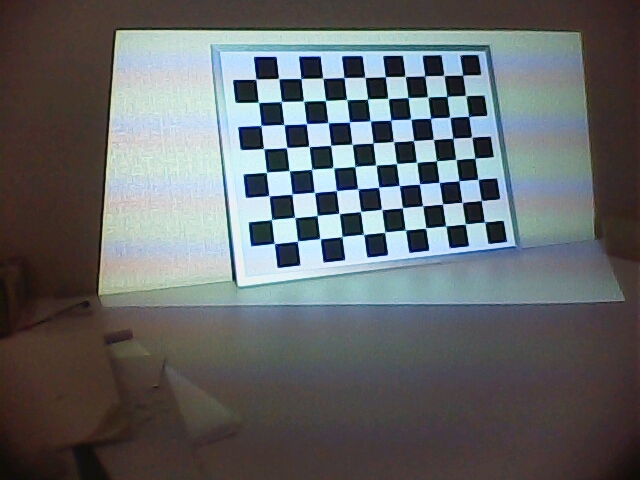
#> input picture projector/calibimgs/1692083950309.jpg, 640 x 480 px; its folder holds only this picture in this run
$ python camera_calib2.py
#> lines starting #> are read from the running program, lines starting #| are printed output that depends on the picture; after the words box and inside, x2 and y2 are one past the last pixel; in counts of white or black regions, pixels touching at a corner belong together; long printed decimals are rounded
import numpy as np
import cv2
import glob

# 指定包含图像文件的文件夹路径
image_folder = "./calibimgs"

# 使用glob获取文件夹中所有图像文件的路径
images = glob.glob(image_folder + "/*.jpg")  # 根据实际情况修改文件扩展名
# 设置棋盘格的行列数
rows = 8
cols = 11

# 棋盘格每个格子的尺寸（单位：mm）
square_size = 30.0

# 存储棋盘格的角点坐标
obj_points = []
img_points = []

# 准备棋盘格角点的理论坐标
objp = np.zeros((rows * cols, 3), np.float32)
objp[:, :2] = np.mgrid[0:cols, 0:rows].T.reshape(-1, 2) * square_size

for image_name in images:
    img = cv2.imread(image_name)
#> img is the input picture: shape (480, 640, 3); mean B, G, R 105.3, 103.2, 99.6
    gray = cv2.cvtColor(img, cv2.COLOR_BGR2GRAY)
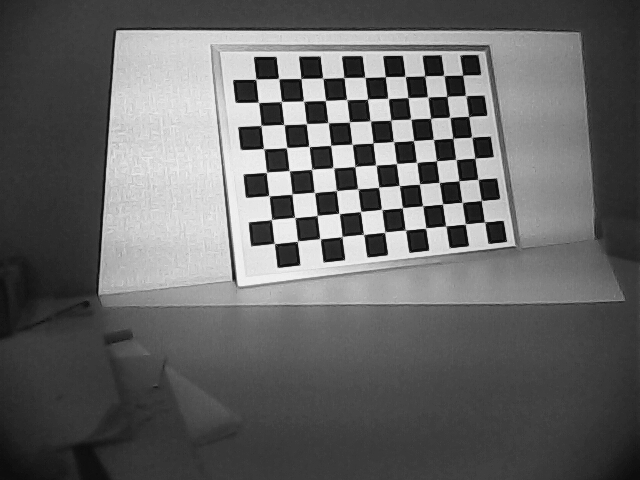
#> gray: shape (480, 640); min 7, max 245, mean 102.4

    # 查找棋盘格角点
    ret, corners = cv2.findChessboardCorners(gray, (cols, rows), None)
#> ret = True; corners = 88 rows, first 8: [484.7, 221.9], [465.4, 224], [445.6, 226], [425.3, 228.3], [405.7, 230.1], [384.6, 232.2], [363.5, 234.5], [342.1, 236.6]

    if ret:
        obj_points.append(objp)
        img_points.append(corners)

        # 在图像上绘制角点
        cv2.drawChessboardCorners(img, (cols, rows), corners, ret)
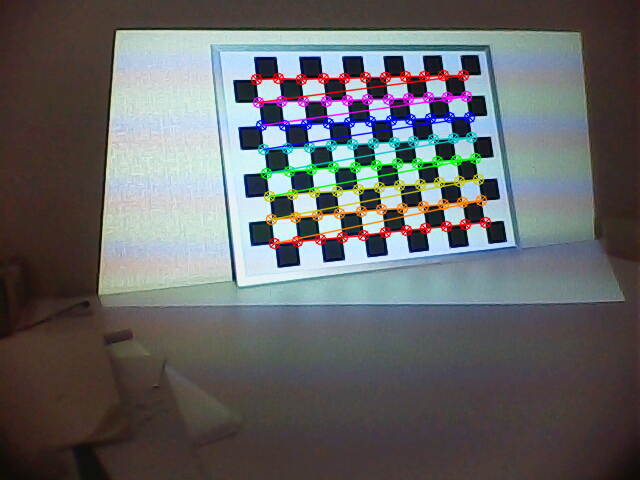
#> img: shape (480, 640, 3); 5.08% of pixels changed, all inside (x1, y1, x2, y2) = (250, 69, 492, 250)
        cv2.imshow('Chessboard Corners', img)
        cv2.waitKey(0)  # 显示图像一段时间，单位ms

cv2.destroyAllWindows()

# 相机标定
ret, mtx, dist, rvecs, tvecs = cv2.calibrateCamera(obj_points, img_points, gray.shape[::-1], None, None)
#> ret = 0.298; mtx = [[401.3, 0, 276], [0, 403.2, 226.7], [0, 0, 1]]; dist = [[0.098, -0.0632, 0.000753, -0.0056, -0.0656]]; rvecs = ([-0.321, 0.142, 3.02],); tvecs = ([289.5, -6.6, 563.7],)

print("相机矩阵:")
print(mtx)
#| [[401.301    0.         276.047]
#|  [  0.         403.182 226.705]
#|  [  0.           0.           1.        ]]
print("\n畸变系数:")
print(dist)
#| [[ 0.09803 -0.06324  0.0007527 -0.0056 -0.06558]]

$ run again, on projector/calibimgs/1692083966059.jpg
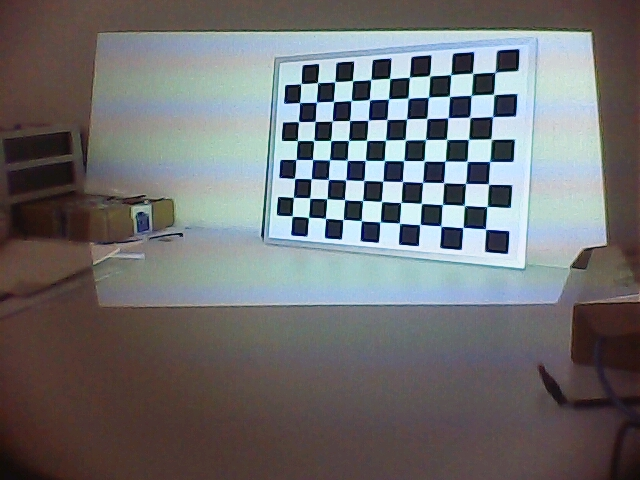
#> input picture projector/calibimgs/1692083966059.jpg, 640 x 480 px
#> img is the input picture: shape (480, 640, 3); mean B, G, R 113.3, 111.3, 111
#> `gray = cv2.cvtColor(img, cv2.COLOR_BGR2GRAY)`:
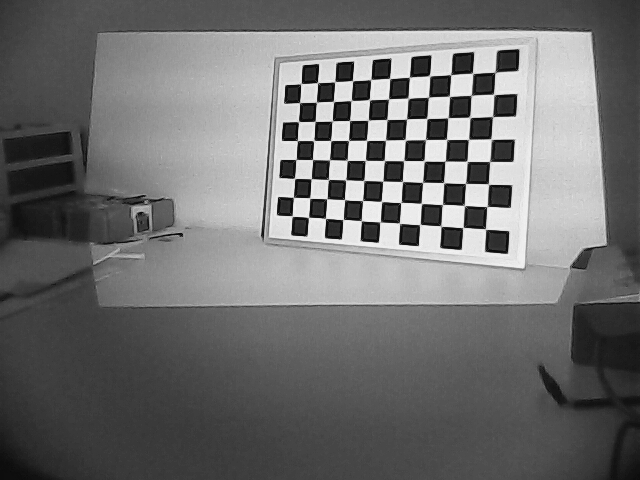
#> gray: shape (480, 640); min 7, max 245, mean 111.5
#> `ret, corners = cv2.findChessboardCorners(gray, (cols, rows), None)`: ret = True; corners = 88 rows, first 8: [485.4, 229.2], [462.8, 227.5], [440.9, 226.2], [419.9, 224.4], [399.3, 223], [380.2, 221.9], [361.3, 220.7], [343, 219.5]
#> `cv2.drawChessboardCorners(img, (cols, rows), corners, ret)`:
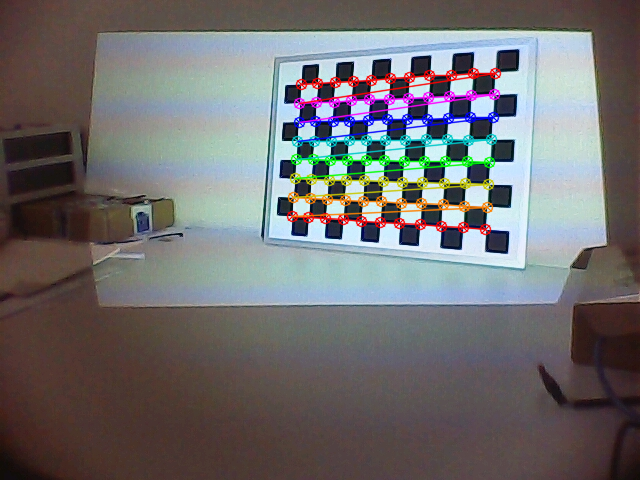
#> img: shape (480, 640, 3); 4.87% of pixels changed, all inside (x1, y1, x2, y2) = (286, 67, 502, 236)
#> `ret, mtx, dist, rvecs, tvecs = cv2.calibrateCamera(obj_points, img_poi..`: ret = 0.251; mtx = [[94.08, 0, 300.7], [0, 108.3, 248.6], [0, 0, 1]]; dist = [[0.00769, -0.000539, 0.00227, -0.00307, 6.99e-06]]; rvecs = ([-0.137, -0.0128, -3.06],); tvecs = ([282.1, -26.84, 144],)
#| [[ 94.084   0.         300.691]
#|  [  0.         108.296 248.631]
#|  [  0.           0.           1.        ]]
#| [[ 7.69135494e-03 -5.39147782e-04  2.27048885e-03 -3.07369165e-03
#|    6.98870341e-06]]

$ run again, on projector/calibimgs/1692083968387.jpg
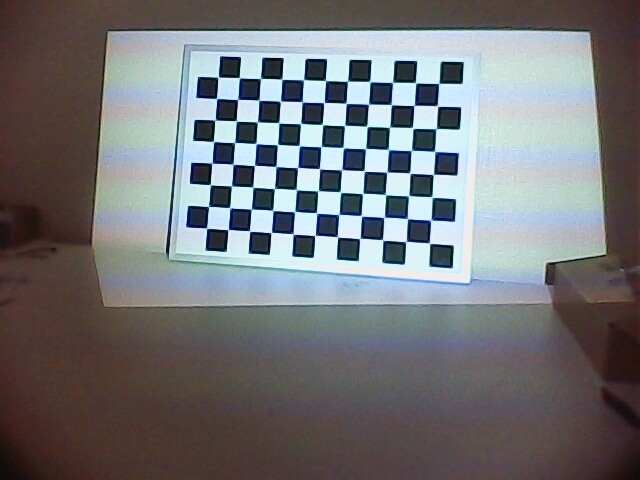
#> input picture projector/calibimgs/1692083968387.jpg, 640 x 480 px
#> img is the input picture: shape (480, 640, 3); mean B, G, R 119, 116, 114.8
#> `gray = cv2.cvtColor(img, cv2.COLOR_BGR2GRAY)`:
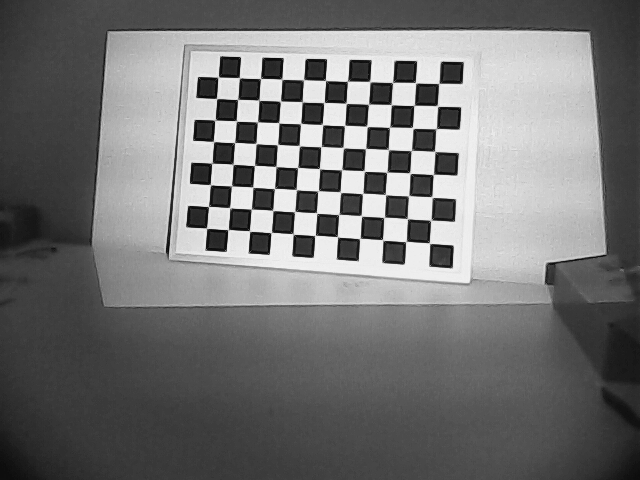
#> gray: shape (480, 640); min 8, max 247, mean 116
#> `ret, corners = cv2.findChessboardCorners(gray, (cols, rows), None)`: ret = True; corners = 88 rows, first 8: [429.4, 243.3], [406, 241.5], [382.5, 239.9], [359.5, 238.7], [337.5, 236.9], [314.8, 235.5], [293.4, 234.2], [271.2, 232.6]
#> `cv2.drawChessboardCorners(img, (cols, rows), corners, ret)`:
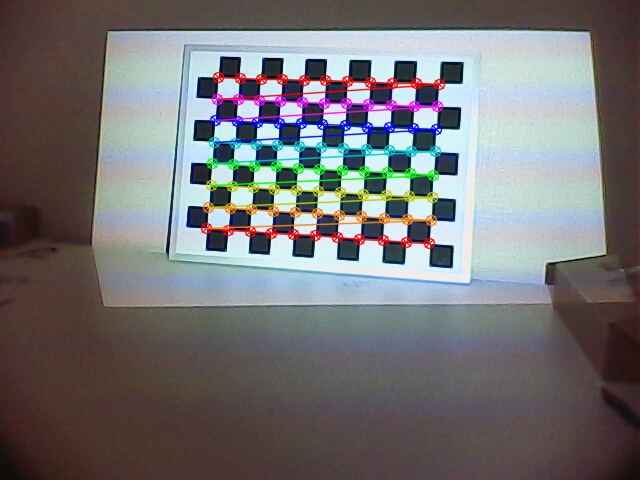
#> img: shape (480, 640, 3); 5.26% of pixels changed, all inside (x1, y1, x2, y2) = (200, 71, 446, 250)
#> `ret, mtx, dist, rvecs, tvecs = cv2.calibrateCamera(obj_points, img_poi..`: ret = 0.252; mtx = [[201.5, 0, 322.4], [0, 203.2, 232.4], [0, 0, 1]]; dist = [[0.0106, 0.0129, 0.00212, -0.00089, -0.0121]]; rvecs = ([-0.0794, -0.0347, -3.07],); tvecs = ([139.6, 13.98, 263.5],)
#| [[201.470   0.         322.416]
#|  [  0.         203.153 232.408 ]
#|  [  0.           0.           1.        ]]
#| [[ 0.01062  0.0129  0.002121 -0.0008901 -0.01209]]

$ run again, on projector/calibimgs/1692083975692.jpg
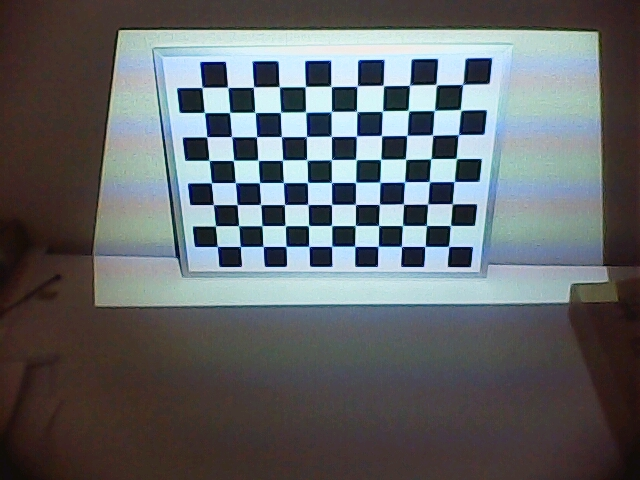
#> input picture projector/calibimgs/1692083975692.jpg, 640 x 480 px
#> img is the input picture: shape (480, 640, 3); mean B, G, R 105.2, 102.2, 98.2
#> `gray = cv2.cvtColor(img, cv2.COLOR_BGR2GRAY)`:
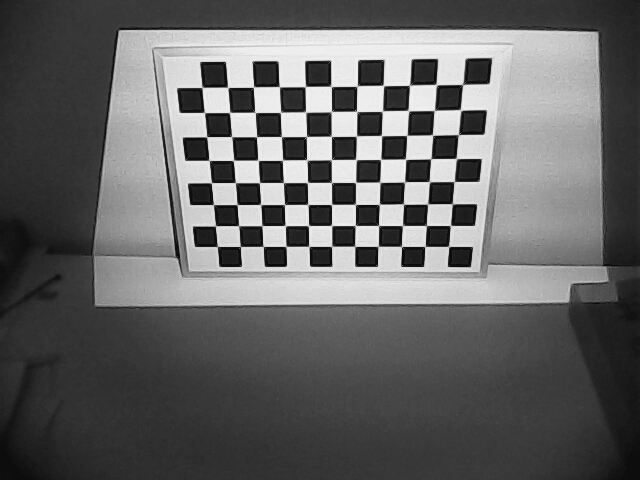
#> gray: shape (480, 640); min 6, max 244, mean 101.4
#> `ret, corners = cv2.findChessboardCorners(gray, (cols, rows), None)`: ret = True; corners = 88 rows, first 8: [448.6, 246.4], [425, 246.5], [401.4, 246.6], [378, 246.4], [354.7, 246.4], [331.6, 246.4], [308.9, 246.5], [285.9, 246.4]
#> `cv2.drawChessboardCorners(img, (cols, rows), corners, ret)`:
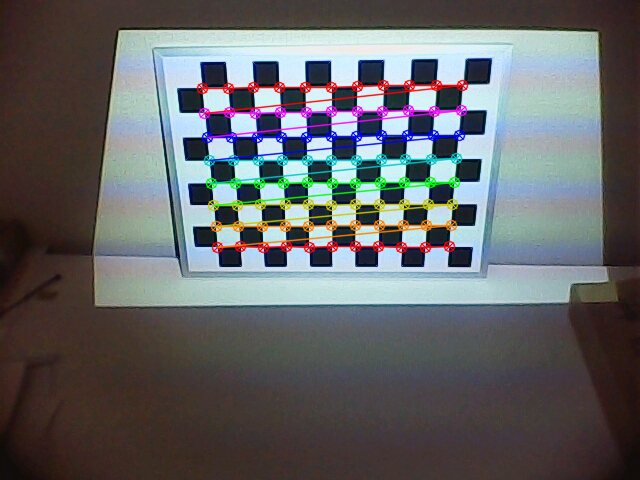
#> img: shape (480, 640, 3); 5.62% of pixels changed, all inside (x1, y1, x2, y2) = (196, 79, 469, 254)
#> `ret, mtx, dist, rvecs, tvecs = cv2.calibrateCamera(obj_points, img_poi..`: ret = 0.242; mtx = [[549.7, 0, 322.3], [0, 519.8, 251.6], [0, 0, 1]]; dist = [[0.122, 0.6, 0.0116, 0.00314, -4.36]]; rvecs = ([0.0512, -0.589, 3.08],); tvecs = ([162.4, -7.36, 711.7],)
#| [[549.729   0.         322.271]
#|  [  0.         519.769 251.557]
#|  [  0.           0.           1.        ]]
#| [[ 1.21773894e-01  6.00151455e-01  1.15680773e-02  3.13607855e-03
#|   -4.35976905e+00]]

$ run again, on projector/calibimgs/1692083957290.jpg
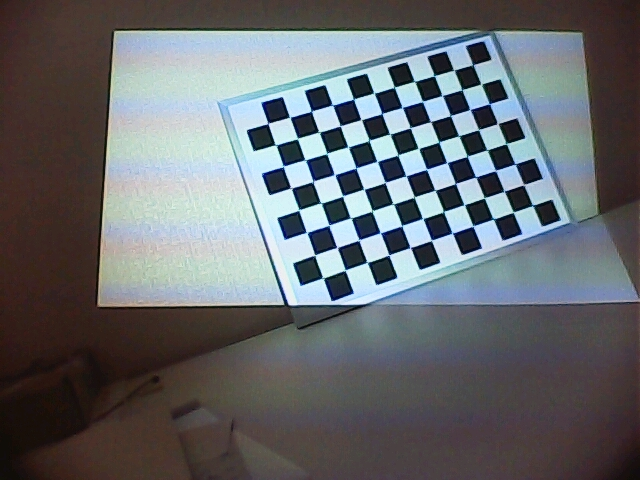
#> input picture projector/calibimgs/1692083957290.jpg, 640 x 480 px
#> img is the input picture: shape (480, 640, 3); mean B, G, R 108.6, 104.9, 101.6
#> `gray = cv2.cvtColor(img, cv2.COLOR_BGR2GRAY)`:
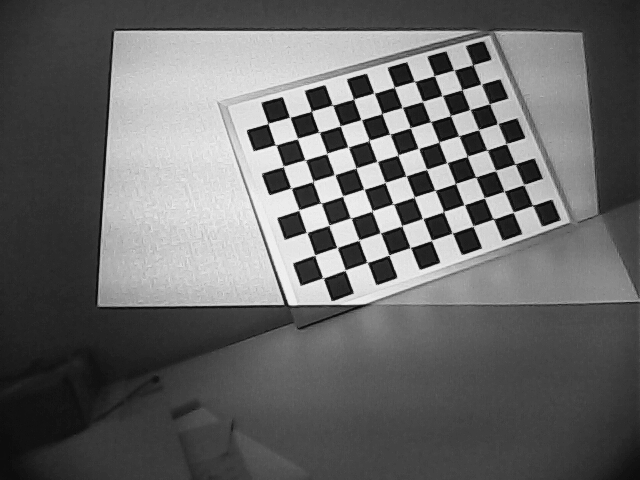
#> gray: shape (480, 640); min 7, max 245, mean 104.3
#> `ret, corners = cv2.findChessboardCorners(gray, (cols, rows), None)`: ret = True; corners = 88 rows, first 8: [532.5, 205.3], [513.2, 212.2], [493.4, 218.8], [473, 226.2], [452.1, 232.9], [431.5, 240.4], [410, 247.5], [389.2, 254.9]
#> `cv2.drawChessboardCorners(img, (cols, rows), corners, ret)`:
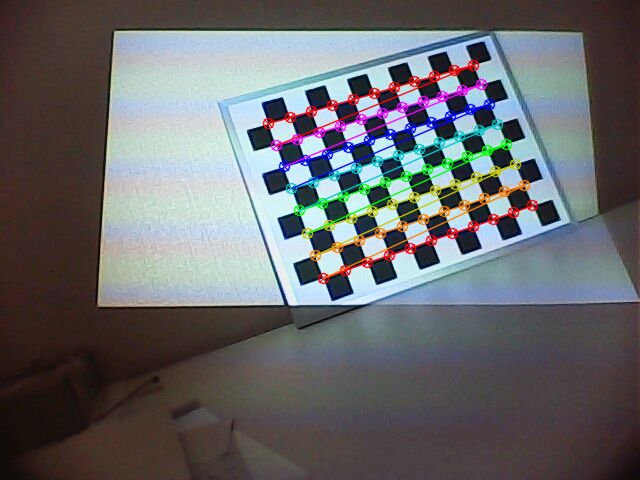
#> img: shape (480, 640, 3); 5.05% of pixels changed, all inside (x1, y1, x2, y2) = (262, 59, 539, 285)
#> `ret, mtx, dist, rvecs, tvecs = cv2.calibrateCamera(obj_points, img_poi..`: ret = 0.333; mtx = [[698.8, 0, 352.8], [0, 707.8, 207.4], [0, 0, 1]]; dist = [[0.659, -14.49, 0.000583, 0.015, 97.05]]; rvecs = ([-0.324, 0.32, 2.77],); tvecs = ([238.9, -2.49, 947],)
#| [[698.807   0.         352.775]
#|  [  0.         707.765 207.360]
#|  [  0.           0.           1.        ]]
#| [[ 6.58955529e-01 -1.44883276e+01  5.82530240e-04  1.49786733e-02
#|    9.70520227e+01]]
